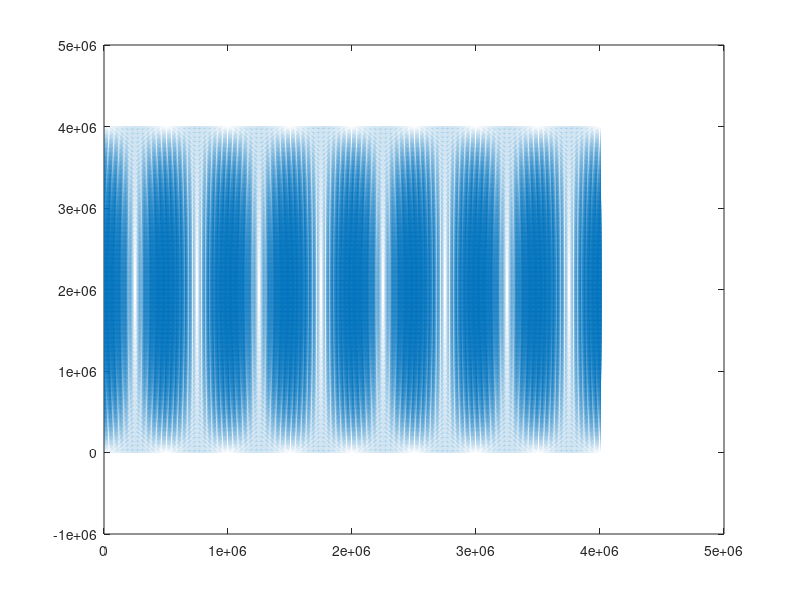

Write the MATLAB code that produced this figure. (Note: this script raises an error after producing the figure.)

clear;close all;clc
addpath('/Users/ssroka/Documents/MATLAB/util/')

%% ---------------------- User input --------------------------------------
sst_hi = 300; % K
sst_lo = 295; % K
uT_coeff = 0.3;
Lx_km = 1000; % km
Ly_km = 8000; % km

filter_length_km = 250;  % km

% 1 degree of latitude is 100km
% range to investigate is 50km to 400km averaging box
% domain to consider is 
% 4000 km x 4000 km 
xlim_km = [0 4000];

N = 401;
DT = 0.5;
p = 101325; % Pa @ surface
RH = 80; % 
u_bar = 4; % m/s


%% --------------------- Begin --------------------------------------------
xlim = xlim_km*1e3;
Lx = Lx_km*1e3;
Ly = Ly_km*1e3;
filter_length = filter_length_km*1e3;

x = linspace(xlim(1),xlim(2),N)';
[X,Y] = meshgrid(x,x);

dx = x(2)-x(1);
N_seg = floor(diff(xlim)/filter_length);
seg_length = floor((N-1)/N_seg); % points/segment
h = floor(seg_length/2); % points/segment

% ---- SST ----
SST = (sst_hi-sst_lo)*0.5*(sin(X*2*pi/Lx).*sin(Y*2*pi/Ly))+sst_lo; %

[dSST_dx,dSST_dy] = gradient(SST,dx); 

quiver(X,Y,dSST_dx,dSST_dy)


SST_prime = zeros(N);

for ipx = h+1:N-h-1
    inds_x = (ipx-h:ipx+h);
    for ipy = h+1:N-h-1
        inds_y = (ipy-h:ipy+h);
        SST_prime(ipy,ipx) = SST(ipy,ipx)-mean(mean(SST(inds_y,inds_x)));
    end
end
% ---- u ----
u = u_bar+SST_prime*uT_coeff;
u_prime = zeros(N);

% ---- qo ----
qo = SAM_qsatWater(SST-DT, p) ; 
qo_prime = zeros(N);

% ---- qa ----
e_sat = SAM_psatWater(SST-DT);
e = RH/100*e_sat;
r = 0.622 * e ./ max(e, p-e);
qa = r./(1+r);
qa_prime = zeros(N);

inds_minh = h+1:N-h-1;
inds_min2h = 2*h+1:N-2*h-1;


for ipx = h+1:N-h-1
    inds_x = (ipx-h:ipx+h);
    for ipy = h+1:N-h-1
        inds_y = (ipy-h:ipy+h);
    SST_prime(ipy,ipx) = SST(ipx)-mean(mean(SST(inds_y,inds_x)));
    u_prime(ipy,ipx)   = u(ipx)-mean(mean(u(inds_y,inds_x)));
    qo_prime(ipy,ipx)  = qo(ipx)-mean(mean(qo(inds_y,inds_x)));
    qa_prime(ipy,ipx)  = qa(ipx)-mean(mean(qa(inds_y,inds_x)));
    end
end

ratio = zeros(N);

for ipx = h+1:N-h-1
    inds_x = (ipx-h:ipx+h);
    for ipy = h+1:N-h-1
        inds_y = (ipy-h:ipy+h);
    ratio(ipy,ipx) = mean(mean(u_prime(inds_y,inds_x).*(qo_prime(inds_y,inds_x)-qa_prime(inds_y,inds_x))))/(mean(mean(u(inds_x,inds_y)))*(mean(mean(qo(inds_x,inds_y)))-mean(mean(qa(inds_x,inds_y)))));
    end
end

subplot(3,2,1)
imagesc(x(inds_minh)*1e-3,x(inds_minh)*1e-3,SST_prime(inds_minh,inds_minh))
title('SST'' [K]')
xlabel(' [km] ')
ylabel(' [km] ')
colorbar
set(gca,'fontsize',20)

subplot(3,2,2)
imagesc(x(inds_minh)*1e-3,x(inds_minh)*1e-3,u(inds_minh,inds_minh))
title('u [m/s]')
xlabel(' [km] ')
ylabel(' [km] ')
colorbar
set(gca,'fontsize',20)

addpath('/Users/ssroka/Documents/MATLAB/util/')

subplot(3,2,3)
imagesc(x(inds_minh)*1e-3,x(inds_minh)*1e-3,qo_prime(inds_minh,inds_minh))
xlabel(' [km] ')
ylabel(' [km] ')
title('q_o [kg/kg]')
colorbar
clim_o = get(gca,'clim');
set(gca,'fontsize',20)
subplot(3,2,4)
imagesc(x(inds_minh)*1e-3,x(inds_minh)*1e-3,qa_prime(inds_minh,inds_minh))
xlabel(' [km] ')
ylabel(' [km] ')
title('q_a [kg/kg]')
colorbar
set(gca,'clim',clim_o);

set(gca,'fontsize',20)

subplot(3,2,5:6)
imagesc(x(inds_min2h)*1e-3,x(inds_min2h)*1e-3,ratio(inds_min2h,inds_min2h))
xlabel(' [km] ')
colorbar
title('$$ \frac{\overline{u''(q_o''-q_a'')}}{|\overline{u}|(\overline{q_o}-\overline{q_a})} $$','interpreter','latex')


set(gcf,'color','w','position',[721     1   720   804])
set(gca,'fontsize',20)


[min(ratio(ratio>0)) max(ratio(ratio>0))]



% filter length = 250 km
% u_coeff = 0.3 default
% sst_hi = 303; % K
% sst_lo = 293; % K



% filter length = 50 km  1.0907e-06 1.3295e-04
% filter length = 100 km 0.0013     0.0043
% filter length = 150 km 0.0082     0.0187
% filter length = 200 km 0.0385     0.0788
% filter length = 250 km 0.0928     0.1551
% filter length = 300 km 0.2293     0.2293
% filter length = 350 km 0.3058     0.5551
% filter length = 400 km 0.3281     0.6444



% u_coeff

 % 0.2   0.0640    0.1017

 % 0.25   0.0787    0.1282

  % 0.3  0.0928    0.1551

  % 0.35  0.1064    0.1824

  % 0.4  0.1196    0.2102

  % 0.45 0.1323    0.2389




















